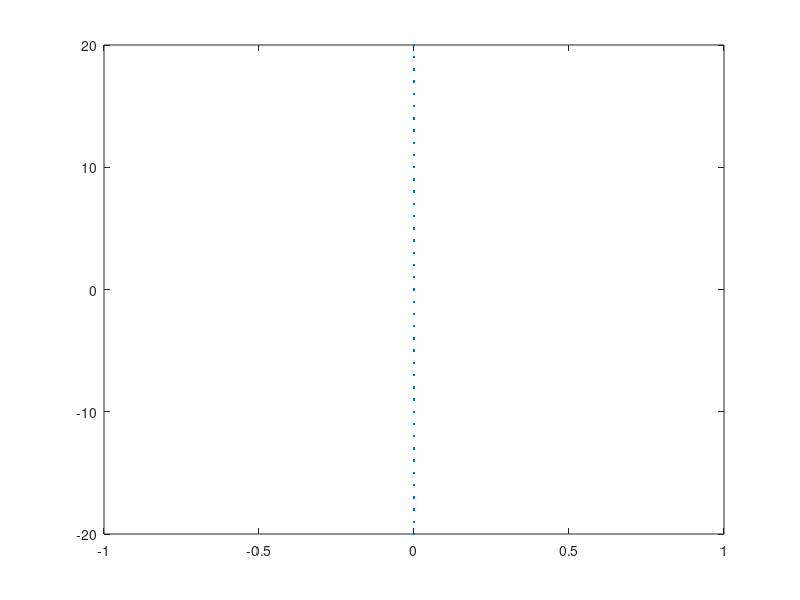
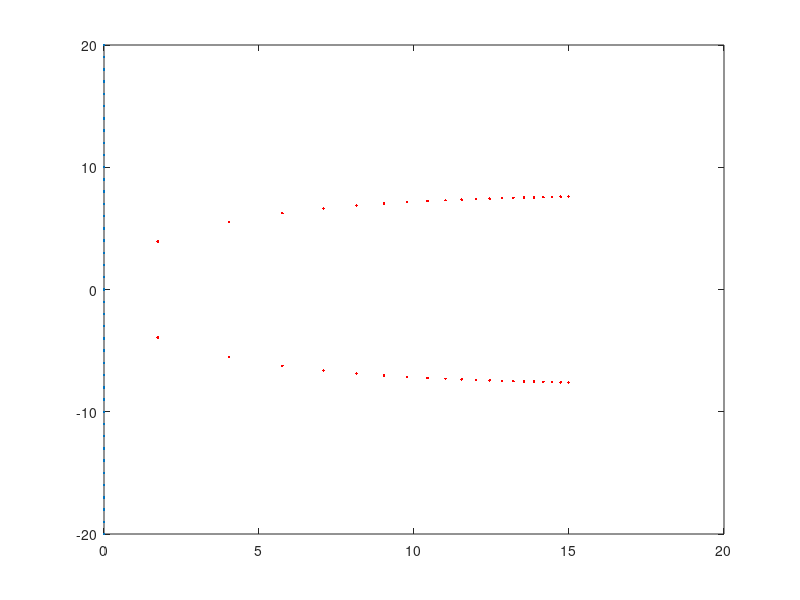
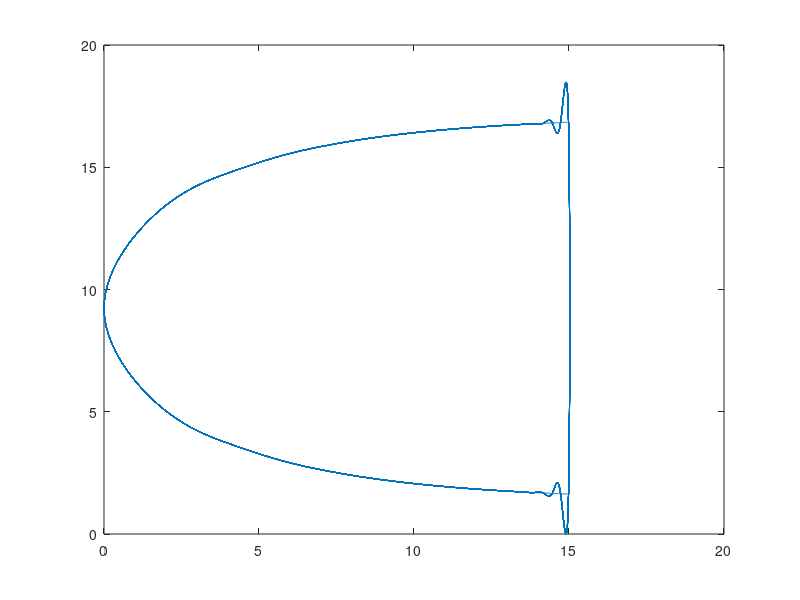
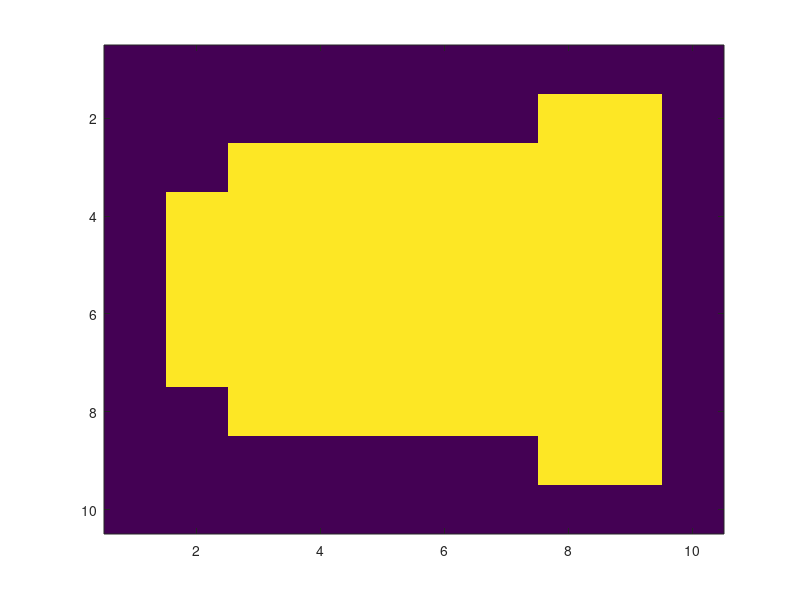

MATLAB code for these plots, in order:
[x,y]=meshgrid(-20:20); xx=x(:);
x=0*x(:);y=y(:);
figure; plot(x,y,'.')
a=1;
r = sqrt(a^2+x.^2+y.^2);
theta=atan(y./(x.^2+a.^2));
u=log(r);
v=atan(y);
% u=log(sec(v));; v=theta;
% v=
 A=5;
figure; plot(A*u,A*v,'.r'); 
hold on; plot(x,y,'.')
t=1:length(u);
f1=spline(t,A*u,1:0.05:length(u));
f2=spline(t,A*v,1:0.05:length(u));
 f2=f2- min(f2);
figure();
plot(f1,f2)
N = 10;
xi = linspace(min(f1),max(f1),N) ;
yi = linspace(min(f2),max(f2),N) ;
[X,Y] = meshgrid(xi,yi) ;
%% get points lying inside polygon
idx = inpolygon(X(:),Y(:),f1,f2) ;
Z = zeros(size(X)) ;
Z(idx) = 1 ;  % assign one which lie inside 
%% plot to check
figure
imagesc(Z);